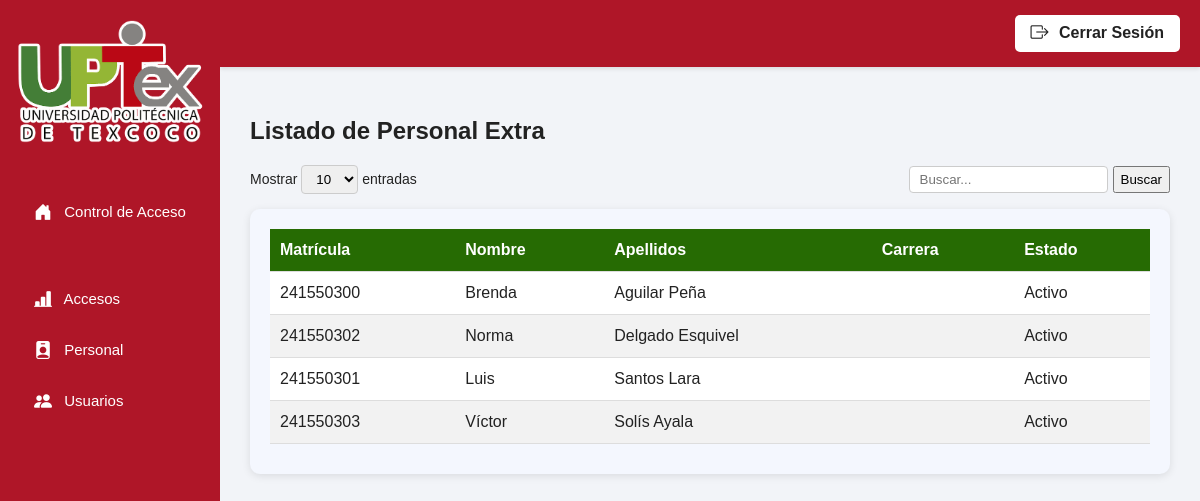
The page /php/tipo-personal.php?tipo=Personal Extra on the database its author committed.
### tables this page shows
CREATE TABLE `personal` (
  `matricula` varchar(20) NOT NULL,
  `nombre` varchar(100) NOT NULL,
  `apellidos` varchar(100) NOT NULL,
  `carrera` varchar(100) DEFAULT NULL,
  `tipo` varchar(30) NOT NULL,
  `estado` tinyint(1) NOT NULL DEFAULT 1
);

### php/servicios/filtrar-personal.php (the view, shortened to what this page needs)
<?php
$conexion = new mysqli("localhost", "root", "", "sistema-control");
$conexion->set_charset("utf8");
$tipo = $_GET['tipo'] ?? '';
$limite = isset($_POST['limite']) ? intval($_POST['limite']) : 10;
$tipo = $conexion->real_escape_string(strtolower($tipo));
$sql = "SELECT * FROM personal WHERE tipo = '$tipo'";
$sql .= " ORDER BY apellidos ASC LIMIT $limite";
$resultado = $conexion->query($sql);
if ($resultado->num_rows > 0):
    while ($fila = $resultado->fetch_assoc()):
?>
<tr>
  <td><?= htmlspecialchars($fila['matricula']) ?></td>
  <td><?= htmlspecialchars($fila['nombre']) ?></td>
  <td><?= htmlspecialchars($fila['apellidos']) ?></td>
  <td><?= htmlspecialchars($fila['carrera']) ?></td>
  <td><?= $fila['estado'] ? 'Activo' : 'Inactivo' ?></td>
</tr>
<?php
    endwhile;
else:
?>
<tr>
  <td colspan="5">No hay registros que coincidan.</td>
</tr>
<?php endif; ?>

### css/sistema.css (style rules this page uses)
body { margin: 0; display: flex; font-family: Arial, sans-serif; background-color: #F2F4F8; color: #222; }
th, td { padding: 12px 10px; text-align: left; border-bottom: 1px solid #ddd; }
tbody tr:nth-child(even) { background-color: #f2f2f2; }
tbody tr:nth-child(odd) { background-color: #ffffff; }
tbody tr { transition: background-color 0.3s; }

### rows shown on the page
personal: matricula "241550300", nombre "Brenda", apellidos "Aguilar Peña", estado "Activo"
personal: matricula "241550302", nombre "Norma", apellidos "Delgado Esquivel", estado "Activo"
personal: matricula "241550301", nombre "Luis", apellidos "Santos Lara", estado "Activo"
personal: matricula "241550303", nombre "Víctor", apellidos "Solís Ayala", estado "Activo"

### other values the page prints
$tipoMostrar "Personal Extra"
